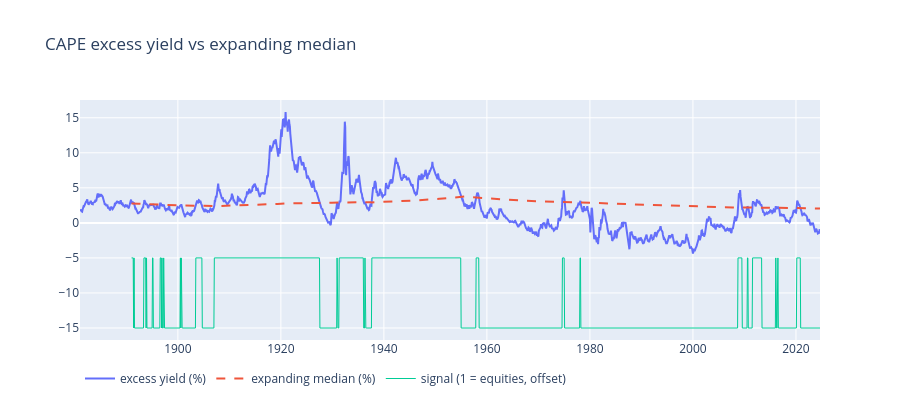

Notebook code cell kept with this figure:
### Code cell
fig = go.Figure()
fig.add_trace(go.Scatter(x=ey.index, y=ey * 100, name="excess yield (%)"))
fig.add_trace(go.Scatter(x=median.index, y=median * 100, name="expanding median (%)", line=dict(dash="dash")))
fig.add_trace(go.Scatter(x=sig_m.index, y=sig_m * 10 - 15, name="signal (1 = equities, offset)", line=dict(width=1)))
fig.update_layout(title="CAPE excess yield vs expanding median", height=420, legend=dict(orientation="h"))
fig.show()

### Figure 1 — Plotly figure (JSON) as saved in the notebook; plotly's stock layout.template omitted (floating-point values rounded to 4 significant figures; data arrays with more than 128 entries replaced by an {"elided": "..."} marker saying what was removed)
{"data": [{"name": "excess yield (%)", "type": "scatter", "x": {"elided": "1725 str values"}, "y": {"elided": "1725 float values"}}, {"line": {"dash": "dash"}, "name": "expanding median (%)", "type": "scatter", "x": {"elided": "1725 str values"}, "y": {"elided": "1725 float values"}}, {"line": {"width": 1}, "name": "signal (1 = equities, offset)", "type": "scatter", "x": {"elided": "1725 str values"}, "y": {"elided": "1725 float values"}}], "layout": {"height": 420, "legend": {"orientation": "h"}, "title": {"text": "CAPE excess yield vs expanding median"}}}
